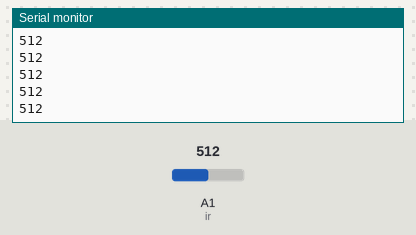
Simulated run of this sketch. Board: Arduino Uno, built with avr-gcc and run on an emulated ATmega328P. On the bench: the last lines printed to the serial monitor. Inputs (shaded band) come from the test bench; at power-on: A1 (ir) = 512.

Above: at 1.2 s.
1.3 s: A1 (ir) set to 716
At 1.8 s:
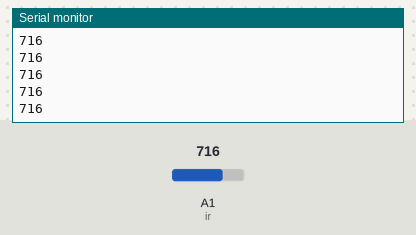
2.8 s: A1 (ir) set to 900
At 3.5 s:
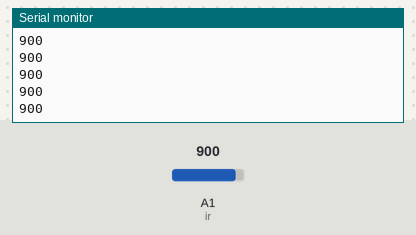
Timing chart, 0 to 5.8 s (numbered marks = the images above; inputs shaded):
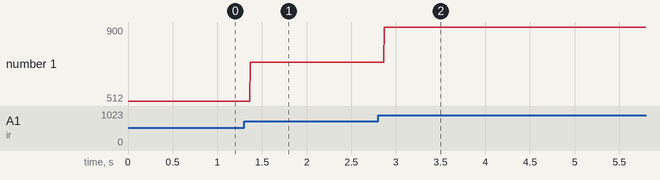

Measured:
- after the input at 1.3 s, the serial monitor: prints a new line after 0.07 s (image 1)
- after the input at 2.8 s, the serial monitor: prints a new line after 0.07 s (image 2)
- plotted number 1: 512 → 716 after the input at 1.3 s, 716 → 900 after the input at 2.8 s

The sketch:

Arduino_with_IR_sensor_used__analog_pin.ino
```cpp
const int ir = A1;
void setup() {

  pinMode(ir, INPUT);  //IR Sensor
  Serial.begin(9600);   //Arduino bode rate
}

void loop() {
  int data = analogRead(ir);  //analog read which form (0 to 1023)
  Serial.println(data);
}
```
